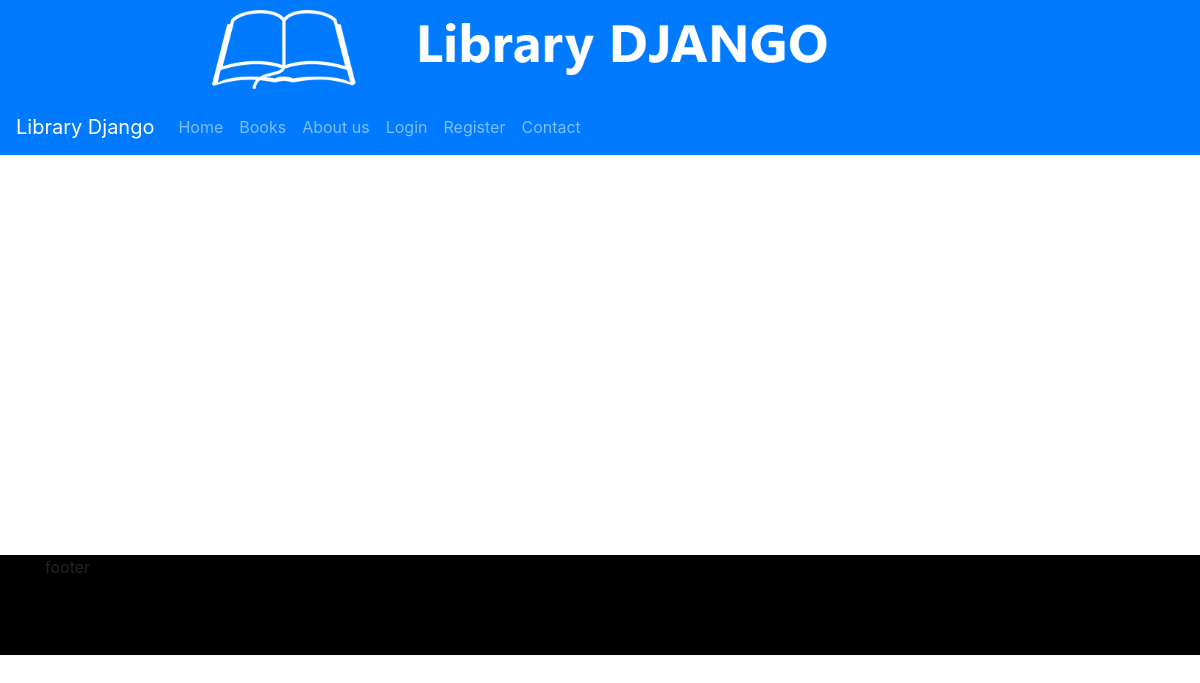
/, run on an earlier commit of the app's database.
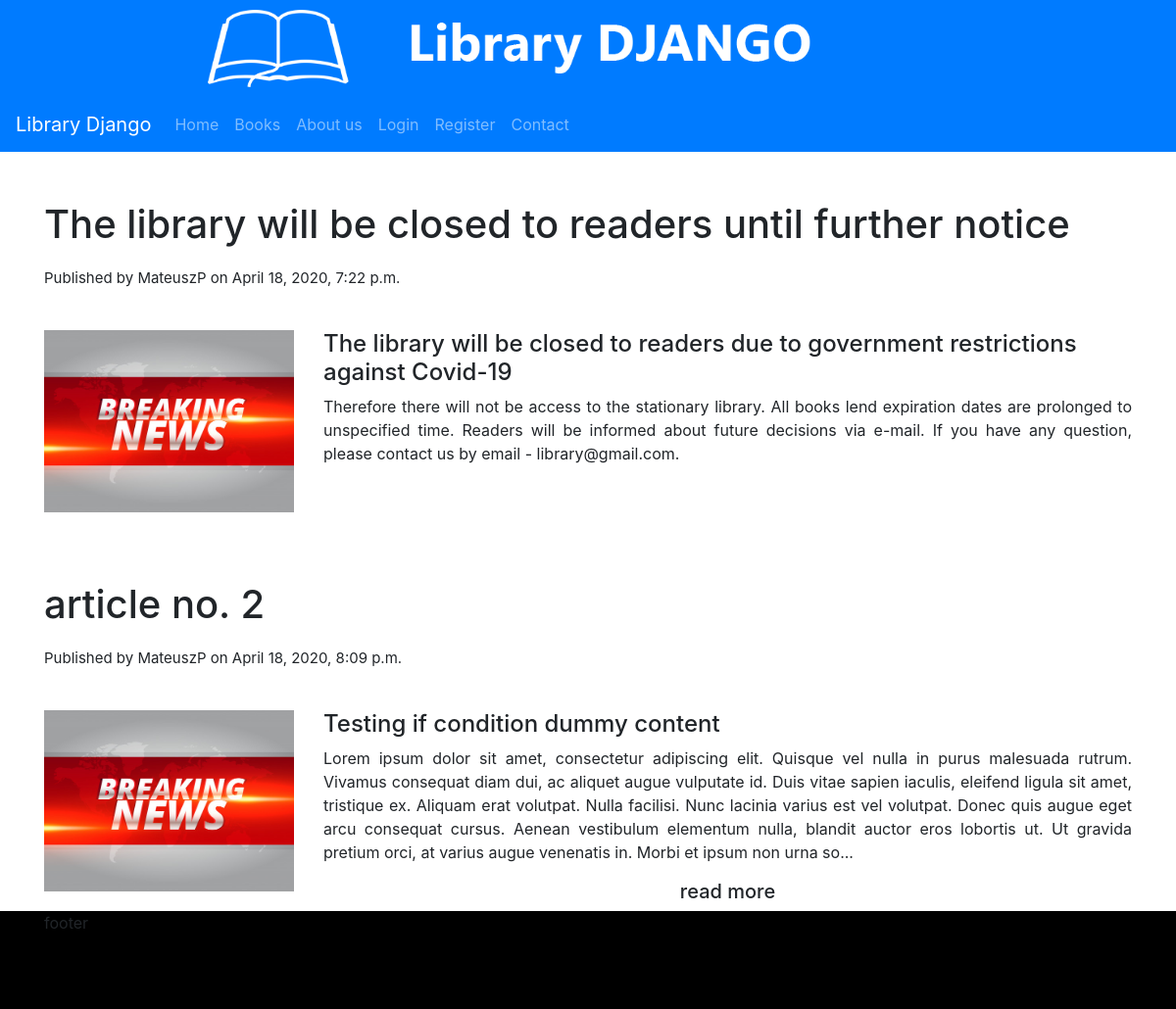
And on a later commit of the database.
### library/models.py (models this page shows, shortened)
class Article(models.Model):
    title = models.CharField(max_length=100)
    author = models.ForeignKey(User, limit_choices_to={'is_staff': True}, on_delete=models.CASCADE)
    date_posted = models.DateTimeField(default=timezone.now)
    description = models.CharField(max_length=100)
    content = models.CharField(max_length=2000)
    image = models.ImageField(default='static/library/images/news.jpg', upload_to='static/library/images')

### library/views.py (the view)
# urls.py: path('', views.home, name="library-home"),
def home(request):
    articles = []
    for article in Article.objects.all():
        content = article.content
        if len(content) > 500:
            content = article.content[0:500] + "..."
        articles.append((article, content))
    context = {'articles': articles}
    return render(request, 'library/home.html', context)

### library/templates/library/home.html (shortened to what this page needs)
{% extends "library/base.html" %}
{% load static %}
{% block main %}
    {% for article, content in articles %}
        <article class="mx-auto">
            <div class="news-title my-3">
                <h1>{{ article.title }}</h1>
            </div>
            <div class="publish-info my-3">
                <small>Published by {{ article.author }} on {{ article.date_posted }}</small>
            </div>
            <div class="row mt-3">
                <div class="col-lg-3 col-md-5">
                    <img src="{{ article.image }}" alt="news image" class="news-img mr-3">
                </div>
                <div class="news_content col-lg-9 col-md-7">
                    <h4>{{ article.description }}</h4>
                    <p>{{ content }}</p>
                    {% if content|length > 500 %}
                        <h5>read more</h5>
                    {% endif %}
                </div>
            </div>
        </article>
    {% endfor %}
{% endblock main %}

### library/templates/library/base.html (shortened to what this page needs)
{% load static %}
<!DOCTYPE html>
<html lang="en">
    <head>
        <link rel="stylesheet" href="https://maxcdn.bootstrapcdn.com/bootstrap/4.0.0/css/bootstrap.min.css"
>
        <link rel="stylesheet" type="text/css" href="{% static 'library/main.css' %}">
    </head>
    <body>
        <header>
            <div class="container">
                <img src="{% static 'library/images/logo.png' %}">
            </div>
        </header>
        <nav class="navbar navbar-expand-sm navbar-dark bg-primary sticky-top">
            <a class="navbar-brand" href="{% url 'library-home' %}">Library Django</a>
            <div class="collapse navbar-collapse" id="navbarMenu">
                <ul class="navbar-nav">
                    <li class="nav-item"><a class="nav-link" href="{% url 'library-home' %}"> Home </a></li>
                    <li class="nav-item"><a class="nav-link" href="{% url 'library-books' %}"> Books </a></li>
                    <li class="nav-item"><a class="nav-link" href="{% url 'library-about' %}"> About us </a></li>
                    <li class="nav-item"><a class="nav-link" href="{% url 'login' %}"> Login </a></li>
                    <li class="nav-item"><a class="nav-link" href="{% url 'register' %}"> Register </a></li>
                    <li class="nav-item"><a class="nav-link" href="{% url 'library-contact' %}"> Contact </a></li>
                </ul>
            </div>
        </nav>
        <main>
            <div class="mx-auto container">
                {% block main %}
                {% endblock main %}
            </div>
        </main>
        <footer>
            <div class="col-12" style="min-height: 100px; background: black;">
                <div class="container">
                    <p>footer</p>
                </div>
            </div>
        </footer>
    </body>
</html>

### library/static/library/main.css (style rules this page uses)
h1, h2, h3, h4, h5, h6 { text-align: center; }
article { width: 80%; text-align: justify; margin: 50px 50px 0; }
article img { margin-bottom: 20px; }
article h1, h4 { text-align: left; }
article div small { font-size: 15px; }
.news-title { min-height: 50px; }
.publish-info { min-height: 50px }
.news-img { min-height: 100px }
header { background: #007bff; }
header div { text-align: center; }
header div img { width: 70%; margin: 10px; }
article { width: 100%; }
article img { width: 100%; }
main { min-height: 400px; }

What changed in the data, as far as the page shows it:
added Article: title "The library will be closed to readers until further notice", author "MateuszP", date_posted "April 18, 2020, 7:22 p.m.", image (picture), description "The library will be closed to readers due to government restrictions against Covid-19", content "Therefore there will not be access to the stationary library. All books lend expiration dates are prolonged to unspecified time. Readers will be informed about future decisions via e-mail. If you have any question, please contact us by email - library@gmail.com."
added Article: title "article no. 2", author "MateuszP", date_posted "April 18, 2020, 8:09 p.m.", image (picture), description "Testing if condition dummy content", content "Lorem ipsum dolor sit amet, consectetur adipiscing elit. Quisque vel nulla in purus malesuada rutrum. Vivamus consequat diam dui, ac aliquet augue vulputate id. Duis vitae sapien iaculis, eleifend ligula sit amet, tristique ex. Aliquam erat volutpat. Nulla facilisi. Nunc lacinia varius est vel volutpat. Donec quis augue eget arcu consequat cursus. Aenean vestibulum elementum nulla, blandit auctor eros lobortis ut. Ut gravida pretium orci, at varius augue venenatis in. Morbi et ipsum non urna so...", shows "read more"
